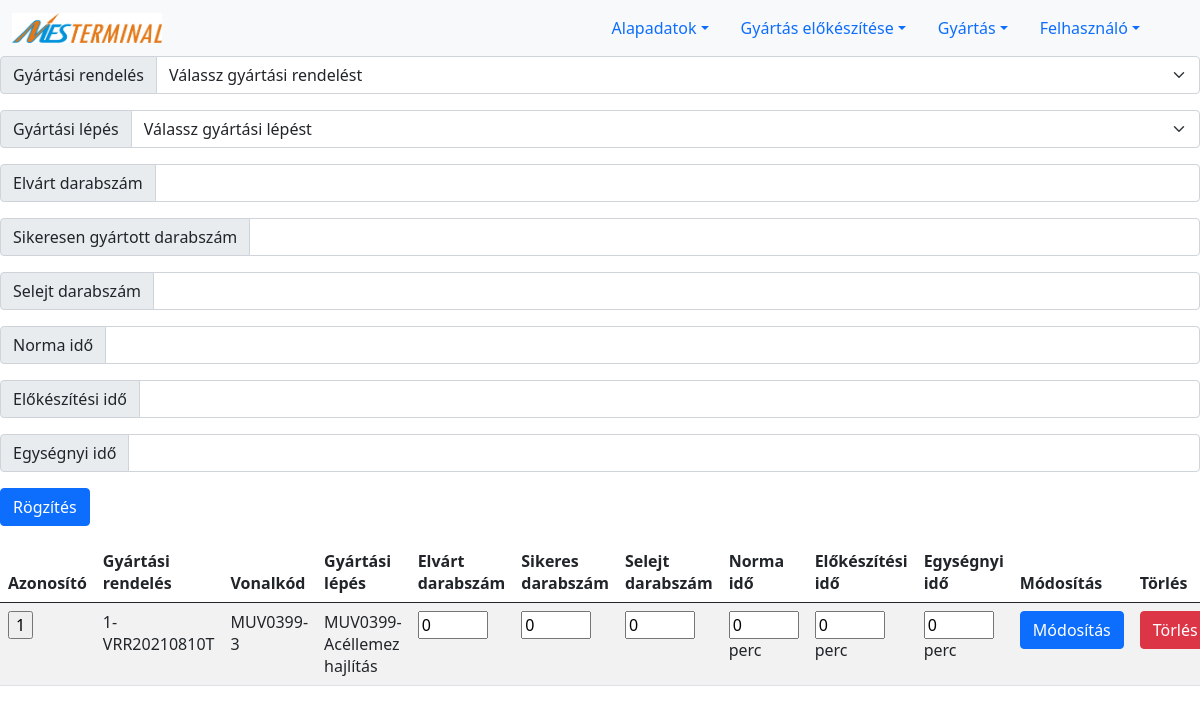
Page /order_manufacturing_step.php on the earlier database version.
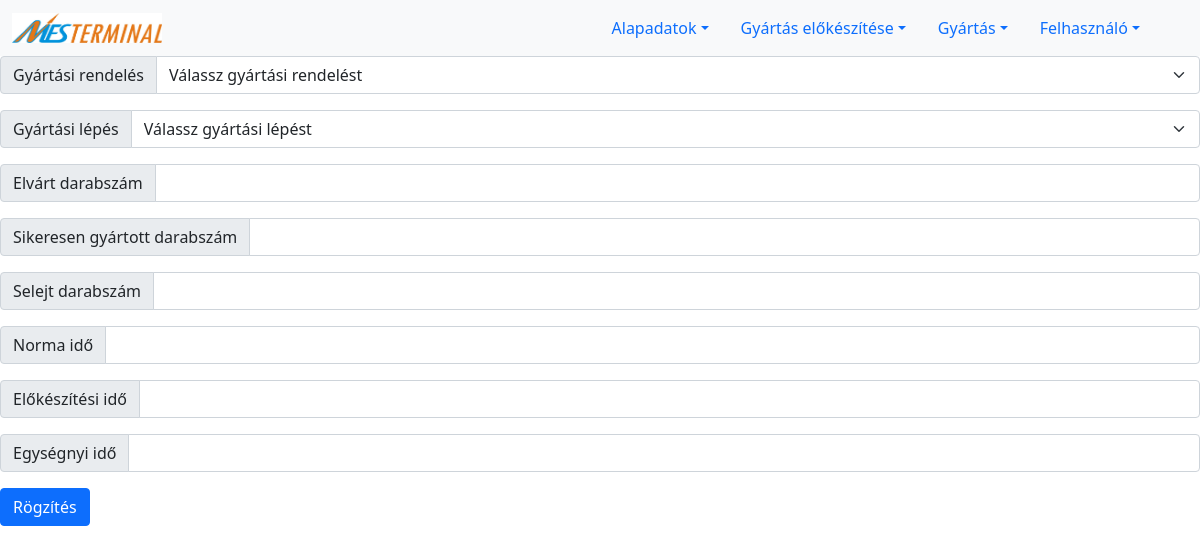
Same page on the later database version.
### tables this page shows
CREATE TABLE `order_manufacturing_step` (
  `ID` int(11) NOT NULL,
  `barcode` varchar(11) DEFAULT NULL,
  `order_ID` int(11) NOT NULL,
  `manufacturing_step_ID` int(11) NOT NULL,
  `expected_count` int(11) NOT NULL,
  `pass_count` int(11) DEFAULT NULL,
  `fail_count` int(11) DEFAULT NULL,
  `normal_time` float NOT NULL,
  `preparation_time` float NOT NULL,
  `unit_of_time` float NOT NULL
);

CREATE TABLE `order` (
  `ID` int(11) NOT NULL,
  `barcode` varchar(11) DEFAULT NULL,
  `order_type_ID` int(11) NOT NULL,
  `customer_number` varchar(255) DEFAULT NULL,
  `site_ID` int(11) DEFAULT NULL,
  `product_ID` int(11) DEFAULT NULL,
  `total_count` int(11) NOT NULL,
  `expected_count` int(11) NOT NULL,
  `pass_count` int(11) DEFAULT NULL,
  `fail_count` int(11) DEFAULT NULL,
  `order_status_ID` int(11) DEFAULT NULL
);

CREATE TABLE `manufacturing_step` (
  `ID` int(11) NOT NULL,
  `barcode` varchar(11) DEFAULT NULL,
  `step_code` varchar(7) NOT NULL,
  `name` varchar(255) NOT NULL,
  `category_ID` int(11) DEFAULT NULL
);

### order_manufacturing_step.php (the view, shortened to what this page needs)
<?php
include_once("connection.php");
if(!isset($_SESSION['aid'])){
    $adminId='';
}
else{
    $adminId=$_SESSION['aid'];
}
if($adminId != 0){
print'
<form action="feldolgozok/newOrderManufacturingStep.php" method="POST">
<div class="input-group mb-3">
  <span class="input-group-text" id="basic-addon3">Gyártási rendelés</span>
  <select name="order_ID" class="form-select" id="order_id">
    <option value=" " selected>Válassz gyártási rendelést</option>
  ';
  print '
  </select>
</div>
<div class="input-group mb-3">
  <span class="input-group-text">Gyártási lépés</span>
  <select name="manufacturing_step_ID" class="form-select" id="site_id">
    <option value=" " selected>Válassz gyártási lépést</option>';
  print '
  </select>
</div>
<div class="input-group mb-3">
  <span class="input-group-text">Elvárt darabszám</span>
  <input type="text" name="expected_count" class="form-control"  aria-label="Server">
</div>
<div class="input-group mb-3">
  <span class="input-group-text">Sikeresen gyártott darabszám</span>
  <input type="text" name="pass_count" class="form-control"  aria-label="Server">
</div>
<div class="input-group mb-3">
  <span class="input-group-text">Selejt darabszám</span>
  <input type="text" name="fail_count" class="form-control"  aria-label="Server">
</div>
<div class="input-group mb-3">
  <span class="input-group-text">Norma idő</span>
  <input type="text" name="normal_time" class="form-control"  aria-label="Server">
</div>
<div class="input-group mb-3">
  <span class="input-group-text">Előkészítési idő</span>
  <input type="text" name="preparation_time" class="form-control"  aria-label="Server">
</div>
<div class="input-group mb-3">
  <span class="input-group-text">Egységnyi idő</span>
  <input type="text" name="unit_of_time" class="form-control"  aria-label="Server">
</div>
<input type="submit" value="Rögzítés" class="btn btn-primary">
</form>
';
include_once("lists/listorder_manufacturing_step.php");
}
?>

### lists/listorder_manufacturing_step.php (shortened to what this page needs)
<?php
include "connection.php";
$sql="
SELECT `order_manufacturing_step`.ID as order_manufacturing_step_id,
`manufacturing_step`.step_code as step_code,
`manufacturing_step`.ID as manufacturing_step_ID,
`manufacturing_step`.name as step_name,
`order`.ID as order_id,
`order`.customer_number as customer_number,
`order_manufacturing_step`.barcode,
`order_manufacturing_step`.expected_count,
`order_manufacturing_step`.pass_count,
`order_manufacturing_step`.fail_count,
`order_manufacturing_step`.normal_time,
`order_manufacturing_step`.preparation_time,
`order_manufacturing_step`.unit_of_time
from `order_manufacturing_step`
INNER JOIN `manufacturing_step` on `order_manufacturing_step`.manufacturing_step_ID=`manufacturing_step`.ID
INNER JOIN `order` on `order_manufacturing_step`.`order_ID`=`order`.ID
WHERE `order`.`order_status_ID`>'1'
";
$resultWorkers = $conn -> query($sql);
if ($resultWorkers->num_rows > 0) {
    print '
    <div style="overflow: scroll">
    <table class="table table-striped" style="overflow: scroll">
        <thead>
        <tr>
            <th scope="col">Azonosító</th>
            <th scope="col">Gyártási rendelés</th>
            <th scope="col">Vonalkód </th>
            <th scope="col">Gyártási lépés</th>
            <th scope="col">Elvárt darabszám</th>
            <th scope="col">Sikeres darabszám</th>
            <th scope="col">Selejt darabszám</th>
			<th scope="col">Norma idő</th>
			<th scope="col">Előkészítési idő</th>
			<th scope="col">Egységnyi idő</th>
			<th scope="col">Módosítás</th>
			<th scope="col">Törlés</th>
        </tr>
        </thead>
        <tbody>
        ';
    while($row = $resultWorkers->fetch_assoc()) {
        print '
            <tr>
			<form action="worksheetId.php" method="POST">
			<input type="hidden" name="sheetId" value="'.$row["order_manufacturing_step_id"].'" class="btn">
			<td><input type="submit" value="'.$row["order_manufacturing_step_id"].'"></td>
			</form>
			<form action="feldolgozok/modifyorder_manufacturing_step.php" method="POST">
			<td>'.$row["order_id"].'-'.$row["customer_number"].'</td>
			<td>'.$row["barcode"].'</td>
            <td>'.$row["step_code"].'-'.$row["step_name"].'</td>
            <td><input type="text" name="expected_count" value="'.$row["expected_count"].'" style="width:70px"></td>
			<td><input type="text" name="pass_count" value="'.$row["pass_count"].'" style="width:70px"></td>
            <td><input type="text" name="fail_count" value="'.$row["fail_count"].'" style="width:70px"></td>
			<td><input type="text" name="normal_time" value="'.$row["normal_time"].'" style="width:70px">perc</td>
			<td><input type="text" name="preparation_time" value="'.$row["preparation_time"].'" style="width:70px">perc</td>
			<td><input type="text" name="unit_of_time" value="'.$row["unit_of_time"].'" style="width:70px">perc</td>
			<td><input type="hidden" name="ordmanstus_id" value="'.$row["order_manufacturing_step_id"].'"><input type="submit" value="Módosítás" class="btn btn-primary"></td>
            </form>
			<form action="feldolgozok/deleteOrderManufacturingStep.php" method="POST">
			<td><input type="hidden" name="ordmanstus_id" value="'.$row["order_id"].'">
			<input type="hidden" name="step_barcode" value="'.$row["step_code"].'">
			<input type="submit" value="Törlés" class="btn btn-danger"></td>
			</form>
			</tr>';
    }
    print '
        </tbody>
        </table>
        </div>';
}else{
}
?>

Differences in the rows shown:
removed order_manufacturing_step: ID "1", order_ID.ID "1", order_ID.customer_number "VRR20210810T", barcode "MUV0399-3", manufacturing_step_ID.step_code "MUV0399", manufacturing_step_ID.name "Acéllemez hajlítás", expected_count "0", pass_count "0", fail_count "0", normal_time "0", preparation_time "0", unit_of_time "0"
Other differences:
text no longer shown: "Azonosító Gyártási rendelés Vonalkód Gyártási lépés Elvárt darabszám Sikeres darabszám Selejt darabszám Norma idő Előkészítési idő Egységnyi idő Módosítás Törlés"
